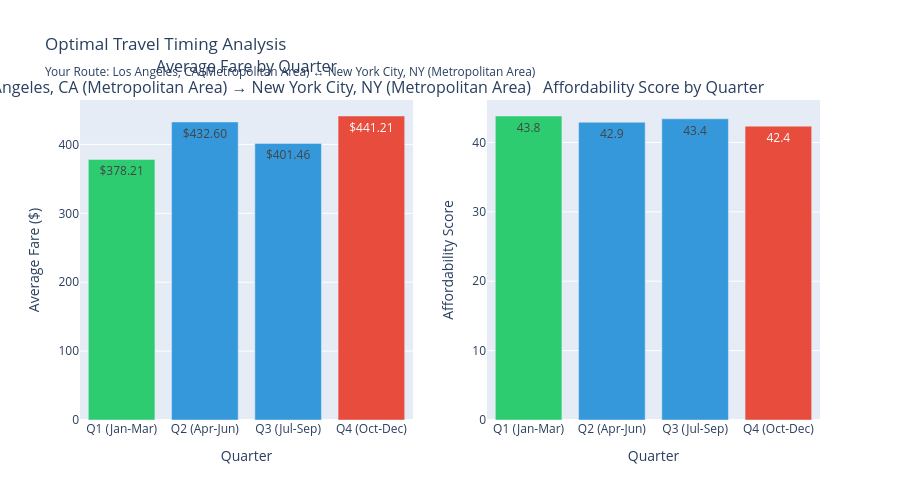

Source (notebook cell):
### Markdown cell above
## Part 3: Optimal Booking Window

Identify the best quarters to travel based on historical patterns.

### Code cell
# Filter data for user's specific route
user_route = df_scored[
    ((df_scored['city1'] == my_origin) & (df_scored['city2'] == my_destination))
].copy()

if len(user_route) == 0:
    print(f"No data found for route {my_origin} → {my_destination}")
    print("Please check your origin/destination cities.")
else:
    # Analyze quarterly patterns for this specific route
    route_quarterly = user_route.groupby('quarter').agg({
        'fare': ['mean', 'min', 'max'],
        'affordability_score': 'mean',
        'passengers': 'sum'
    }).reset_index()
    
    route_quarterly.columns = ['Quarter', 'Mean Fare', 'Min Fare', 'Max Fare', 'Avg Score', 'Total Passengers']
    
    quarter_labels = {1: 'Q1\n(Jan-Mar)', 2: 'Q2\n(Apr-Jun)', 3: 'Q3\n(Jul-Sep)', 4: 'Q4\n(Oct-Dec)'}
    route_quarterly['Quarter Label'] = route_quarterly['Quarter'].map(quarter_labels)
    
    # ========================================================================
    # CONDITIONAL LOGIC: Recommendations vs. Cost Estimates
    # ========================================================================
    
    if departure_quarter is None and return_quarter is None:
        # USER DID NOT SPECIFY QUARTERS - PROVIDE RECOMMENDATIONS
        print("\n" + "="*70)
        print(" PERSONALIZED QUARTER RECOMMENDATIONS")
        print(f"    Route: {my_origin} → {my_destination}")
        print("="*70)
        
        best_q = route_quarterly.loc[route_quarterly['Mean Fare'].idxmin()]
        worst_q = route_quarterly.loc[route_quarterly['Mean Fare'].idxmax()]
        savings_potential = worst_q['Mean Fare'] - best_q['Mean Fare']
        
        print(f"\n✅ BEST QUARTER TO TRAVEL: {quarter_labels[best_q['Quarter']].replace(chr(10), ' ')}")
        print(f"   Expected Fare: ${best_q['Mean Fare']:.2f}")
        print(f"   Fare Range: ${best_q['Min Fare']:.2f} - ${best_q['Max Fare']:.2f}")
        print(f"   Affordability Score: {best_q['Avg Score']:.1f}/100")
        
        print(f"\n❌ AVOID: {quarter_labels[worst_q['Quarter']].replace(chr(10), ' ')}")
        print(f"   Expected Fare: ${worst_q['Mean Fare']:.2f}")
        print(f"   💰 Potential Savings: ${savings_potential:.2f} ({savings_potential/worst_q['Mean Fare']*100:.1f}% cheaper)")
        
        print("\n📊 ALL QUARTERS FOR YOUR ROUTE:")
        for _, row in route_quarterly.sort_values('Mean Fare').iterrows():
            marker = "✅" if row['Quarter'] == best_q['Quarter'] else "❌" if row['Quarter'] == worst_q['Quarter'] else "  "
            print(f"   {marker} {quarter_labels[row['Quarter']].replace(chr(10), ' '):20} ${row['Mean Fare']:7.2f}  (Score: {row['Avg Score']:.1f}/100)")
    
    else:
        # USER SPECIFIED QUARTERS - SHOW COST ESTIMATES
        print("\n" + "="*70)
        print(" 💰 YOUR TRAVEL COST ESTIMATE")
        print(f"    Route: {my_origin} → {my_destination}")
        print("="*70)
        
        total_cost = 0
        
        if departure_quarter is not None:
            dep_data = route_quarterly[route_quarterly['Quarter'] == departure_quarter]
            if len(dep_data) > 0:
                dep_fare = dep_data.iloc[0]['Mean Fare']
                dep_score = dep_data.iloc[0]['Avg Score']
                dep_range_low = dep_data.iloc[0]['Min Fare']
                dep_range_high = dep_data.iloc[0]['Max Fare']
                total_cost += dep_fare
                
                print(f"\n✈️  DEPARTURE: {quarter_labels[departure_quarter].replace(chr(10), ' ')}")
                print(f"   Expected Fare: ${dep_fare:.2f}")
                print(f"   Typical Range: ${dep_range_low:.2f} - ${dep_range_high:.2f}")
                print(f"   Affordability: {dep_score:.1f}/100")
            else:
                print(f"\n⚠️  No data for departure in Q{departure_quarter}")
        
        if return_quarter is not None:
            ret_data = route_quarterly[route_quarterly['Quarter'] == return_quarter]
            if len(ret_data) > 0:
                ret_fare = ret_data.iloc[0]['Mean Fare']
                ret_score = ret_data.iloc[0]['Avg Score']
                ret_range_low = ret_data.iloc[0]['Min Fare']
                ret_range_high = ret_data.iloc[0]['Max Fare']
                total_cost += ret_fare
                
                print(f"\n🏠 RETURN: {quarter_labels[return_quarter].replace(chr(10), ' ')}")
                print(f"   Expected Fare: ${ret_fare:.2f}")
                print(f"   Typical Range: ${ret_range_low:.2f} - ${ret_range_high:.2f}")
                print(f"   Affordability: {ret_score:.1f}/100")
            else:
                print(f"\n⚠️  No data for return in Q{return_quarter}")
        
        if total_cost > 0:
            print(f"\n💵 TOTAL ESTIMATED COST: ${total_cost:.2f}")
            
            # Compare to best option
            best_q = route_quarterly.loc[route_quarterly['Mean Fare'].idxmin()]
            if departure_quarter == best_q['Quarter'] or return_quarter == best_q['Quarter']:
                print(f"   ✅ You're traveling in the cheapest quarter!")
            else:
                potential_savings = total_cost - (best_q['Mean Fare'] * 2 if return_quarter is not None and departure_quarter is not None else best_q['Mean Fare'])
                if potential_savings > 0:
                    print(f"   💡 TIP: Traveling in {quarter_labels[best_q['Quarter']].replace(chr(10), ' ')} could save ~${potential_savings:.2f}")
    
    # Visualization
    fig = make_subplots(rows=1, cols=2, 
                        subplot_titles=(f'Average Fare by Quarter<br>{my_origin} → {my_destination}', 
                                       'Affordability Score by Quarter'),
                        specs=[[{"type": "bar"}, {"type": "bar"}]])
    
    # Highlight user's selected quarters
    if departure_quarter is not None or return_quarter is not None:
        colors = []
        for q in route_quarterly['Quarter']:
            if q in [departure_quarter, return_quarter]:
                colors.append('#9b59b6')  # Purple for selected
            elif q == route_quarterly.loc[route_quarterly['Mean Fare'].idxmin(), 'Quarter']:
                colors.append('#2ecc71')  # Green for cheapest
            else:
                colors.append('#3498db')  # Blue for others
    else:
        colors = ['#2ecc71' if x == route_quarterly['Mean Fare'].min() else 
                 '#e74c3c' if x == route_quarterly['Mean Fare'].max() else 
                 '#3498db' for x in route_quarterly['Mean Fare']]
    
    fig.add_trace(
        go.Bar(x=route_quarterly['Quarter Label'], y=route_quarterly['Mean Fare'],
               text=route_quarterly['Mean Fare'], texttemplate='$%{text:.2f}',
               marker_color=colors,
               name='Mean Fare'),
        row=1, col=1
    )
    
    score_colors = ['#2ecc71' if x == route_quarterly['Avg Score'].max() else 
                   '#e74c3c' if x == route_quarterly['Avg Score'].min() else 
                   '#3498db' for x in route_quarterly['Avg Score']]
    
    fig.add_trace(
        go.Bar(x=route_quarterly['Quarter Label'], y=route_quarterly['Avg Score'],
               text=route_quarterly['Avg Score'], texttemplate='%{text:.1f}',
               marker_color=score_colors,
               name='Avg Score'),
        row=1, col=2
    )
    
    fig.update_xaxes(title_text="Quarter", row=1, col=1)
    fig.update_xaxes(title_text="Quarter", row=1, col=2)
    fig.update_yaxes(title_text="Average Fare ($)", row=1, col=1)
    fig.update_yaxes(title_text="Affordability Score", row=1, col=2)
    
    fig.update_layout(height=500, showlegend=False, 
                     title_text=f"Optimal Travel Timing Analysis<br><sub>Your Route: {my_origin} ↔ {my_destination}</sub>")
    fig.show()

### Figure 1 — Plotly figure (JSON) as saved in the notebook; plotly's stock layout.template omitted (floating-point values rounded to 4 significant figures)
{"data": [{"marker": {"color": ["#2ecc71", "#3498db", "#3498db", "#e74c3c"]}, "name": "Mean Fare", "text": [378.2, 432.6, 401.5, 441.2], "texttemplate": "$%{text:.2f}", "type": "bar", "x": ["Q1\n(Jan-Mar)", "Q2\n(Apr-Jun)", "Q3\n(Jul-Sep)", "Q4\n(Oct-Dec)"], "xaxis": "x", "y": [378.2, 432.6, 401.5, 441.2], "yaxis": "y"}, {"marker": {"color": ["#2ecc71", "#3498db", "#3498db", "#e74c3c"]}, "name": "Avg Score", "text": [43.81, 42.91, 43.41, 42.35], "texttemplate": "%{text:.1f}", "type": "bar", "x": ["Q1\n(Jan-Mar)", "Q2\n(Apr-Jun)", "Q3\n(Jul-Sep)", "Q4\n(Oct-Dec)"], "xaxis": "x2", "y": [43.81, 42.91, 43.41, 42.35], "yaxis": "y2"}], "layout": {"annotations": [{"font": {"size": 16}, "showarrow": false, "text": "Average Fare by Quarter<br>Los Angeles, CA (Metropolitan Area) → New York City, NY (Metropolitan Area)", "x": 0.225, "xanchor": "center", "xref": "paper", "y": 1, "yanchor": "bottom", "yref": "paper"}, {"font": {"size": 16}, "showarrow": false, "text": "Affordability Score by Quarter", "x": 0.775, "xanchor": "center", "xref": "paper", "y": 1, "yanchor": "bottom", "yref": "paper"}], "height": 500, "showlegend": false, "title": {"text": "Optimal Travel Timing Analysis<br><sub>Your Route: Los Angeles, CA (Metropolitan Area) ↔ New York City, NY (Metropolitan Area)</sub>"}, "xaxis": {"anchor": "y", "domain": [0, 0.45], "title": {"text": "Quarter"}}, "xaxis2": {"anchor": "y2", "domain": [0.55, 1], "title": {"text": "Quarter"}}, "yaxis": {"anchor": "x", "domain": [0, 1], "title": {"text": "Average Fare ($)"}}, "yaxis2": {"anchor": "x2", "domain": [0, 1], "title": {"text": "Affordability Score"}}}}
